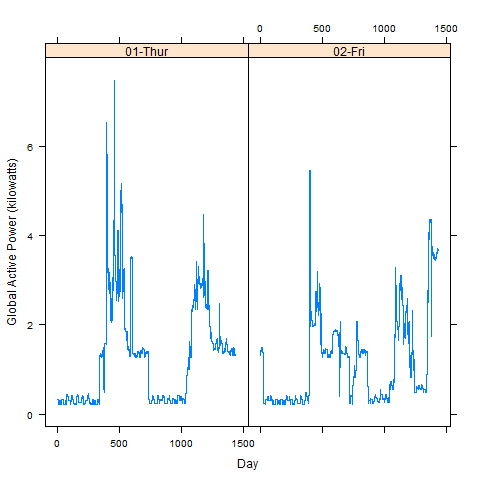

The script that saved this image:
# Generate the second plot
plot2 <- function(hsub, filename=NULL, ...){
  tf = transform(hsub, DOW=factor(DayOfWeek))
  p = xyplot(gap ~ minutes | DOW, tf, type="s", xlab="Day",
             ylab="Global Active Power (kilowatts)")
  
  # Save to file is requested
  if(!is.null(filename)){
    png(filename=filename, ...);
    p;
    dev.off();
  }
}